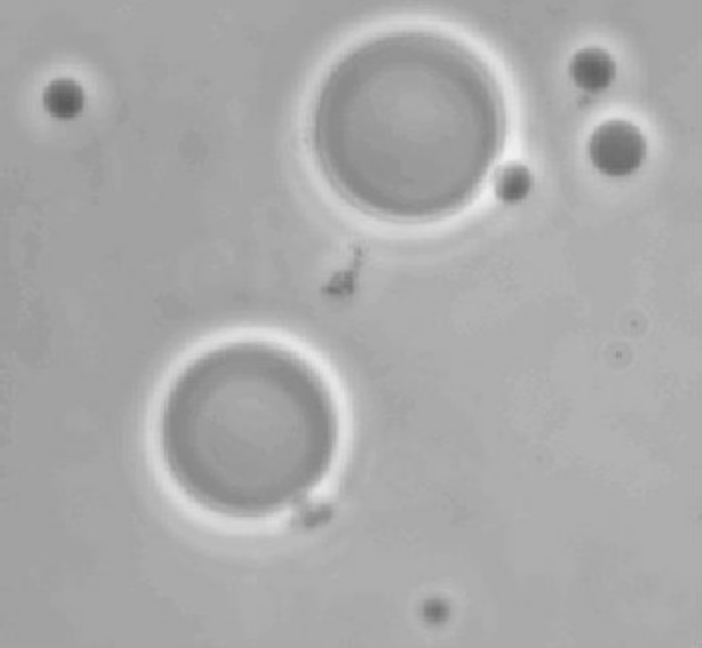
#> input picture Chapter 6 - Clustering/Solutions/datasets/Cells.tif, 702 x 648 px
$ python run_kmeans.py
#> lines starting #> are read from the running program, lines starting #| are printed output that depends on the picture; after the words box and inside, x2 and y2 are one past the last pixel; in counts of white or black regions, pixels touching at a corner belong together; long printed decimals are rounded
### Chapter 6 - Clustering/Solutions/kmeans.py
#!/usr/bin/env python3
# -*- coding: utf-8 -*-
"""
Created on Wed Apr 25 18:29:48 2018

@author: emma
"""
import numpy as np
import matplotlib.pyplot as plt

def k_means_segmentation(image, m1, m2):

    '''k-means segmentation:

     Performs segmentation of an image into 2 classes. The
     input parameters is the image to be segmented and the initial values the
     centroids of the two clusters m1 and m2. The output parameters are the
     segmented image (seg) with labels 1 and 2, and  final cluster centroids.

    input:
        image: image to be segmented
        m1:  initial centroid 1 guess
        m2:  initial centroid 2 guess

    output:
        seg: segmented image
    '''

    #create seg image same size as image but initialised as zeros
    seg=np.zeros(image.shape)

    # cast data as 16 bit int
    image=image.astype(np.uint16)
    seg=seg.astype(np.uint16)

    # Run the agorithm in a for loop for 10 iterations.
    for i in range(10):
        # For each pixel in the image calculate intensity distance
        #d_k to each cluster centroid m_k: d_k(i)=(image(i)-m_k)^2

        d_1=(image-m1)**2;
        d_2=(image-m2)**2;
        # Calculate the segmentation seg by assigning each pixel to a cluster
        #with closer centroid:

        seg[d_1<d_2]=1
        seg[d_2<d_1]=2

        # Update the centroids:

        m1=np.mean(image[seg==1]);
        m2=np.mean(image[seg==2]);

        # display segmentation for this iteration
        plt.imshow(seg)
        plt.show()

        print('for iter {} the new cluster means are {} and {}'.format(i,m1,m2))

    return seg

### Chapter 6 - Clustering/Solutions/run_kmeans.py
#!/usr/bin/env python3
# -*- coding: utf-8 -*-
"""
Created on Wed Apr 25 18:57:06 2018

@author: emma
"""

import matplotlib.pyplot as plt
import numpy as np
import kmeans


# load image using matplotlib
I = plt.imread('datasets/Cells.tif')
#> I is the input picture: shape (648, 702); min 90, max 241, mean 169.6

print(I)
#> (printed output is left out)
#display image

plt.imshow(I)
plt.show()

plt.hist(np.reshape(I,(I.shape[0]*I.shape[1])),25)
plt.title('Intensity distribution')
plt.xlabel('Intensity')
plt.ylabel('Frequency')
plt.show()
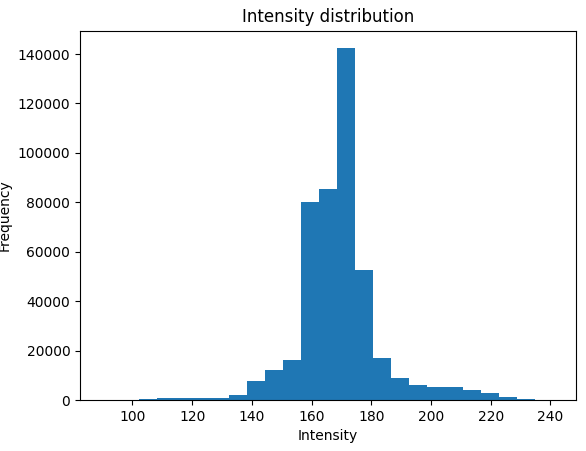
#> figure drawn by matplotlib, 1 panel; tallest bar 142360 high, from x = 168.5 to 174.6

# make guesses for cluster intensities (pick cluster centres from histogram)
m1=150
m2=240

print('initial guesses for cluster centroids:', m1,m2,I.shape)
#| initial guesses for cluster centroids: 150 240 (648, 702)
if m1 is not None and m2 is not None:
    # apply k_means function
    seg=kmeans.k_means_segmentation(I,m1,m2)
#> the loop in k_means_segmentation, `for i in range(10):` made 10 passes
#> (m1, m2) on passes 1 to 10: (167.5, 208.6), (167.1, 204.1), (166.8, 200.7), (166.6, 198.7), (166.5, 198), (166.5, 198), (166.5, 198), (166.5, 198), (166.5, 198), (166.5, 198)
#| for iter 0 the new cluster means are 167.535 and 208.603
#| for iter 1 the new cluster means are 167.141 and 204.103
#| for iter 2 the new cluster means are 166.793 and 200.729
#| for iter 3 the new cluster means are 166.555 and 198.674
#| for iter 4 the new cluster means are 166.472 and 197.958
#| for iter 5 the new cluster means are 166.472 and 197.958
#| for iter 6 the new cluster means are 166.472 and 197.958
#| for iter 7 the new cluster means are 166.472 and 197.958
#> (further printed lines are left out)
#> pass 1, in k_means_segmentation, `d_1=(image-m1)**2;`:
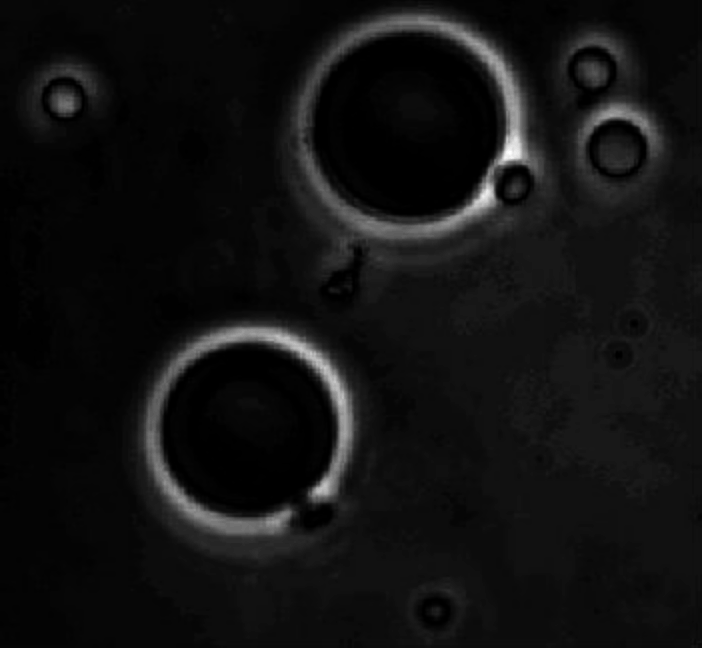
#> d_1: shape (648, 702) uint16; min 0, max 8281, mean 575.2; drawn with min black and max white
#> pass 1, in k_means_segmentation, `d_2=(image-m2)**2;`:
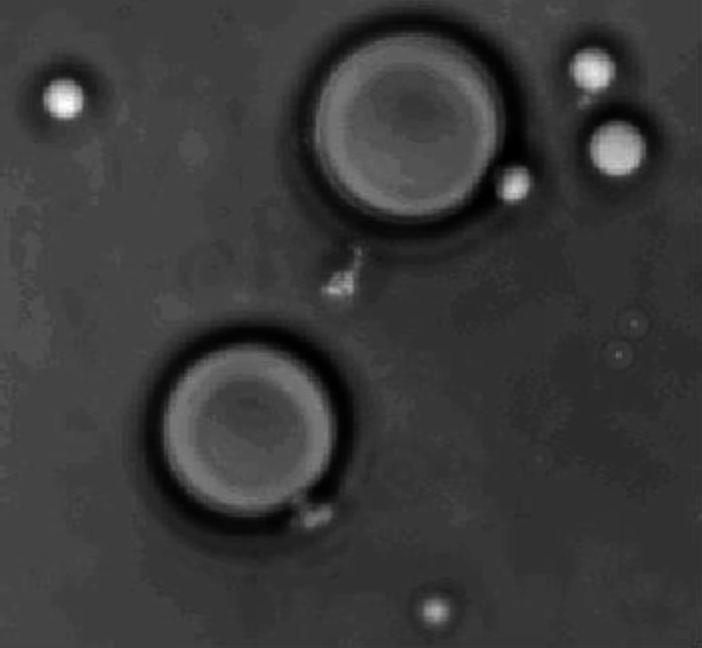
#> d_2: shape (648, 702) uint16; min 0, max 22500, mean 5145.7; drawn with min black and max white
#> pass 1, in k_means_segmentation, `plt.show()`:
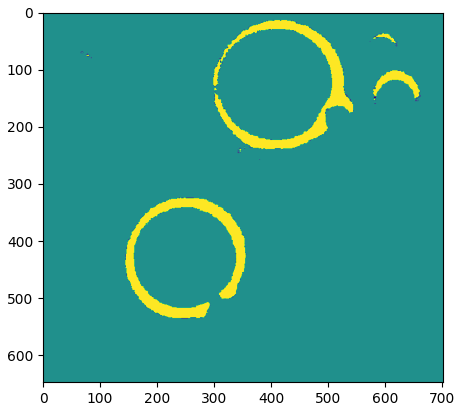
#> figure drawn by matplotlib, 1 panel
#> pass 2, in k_means_segmentation, `d_2=(image-m2)**2;`:
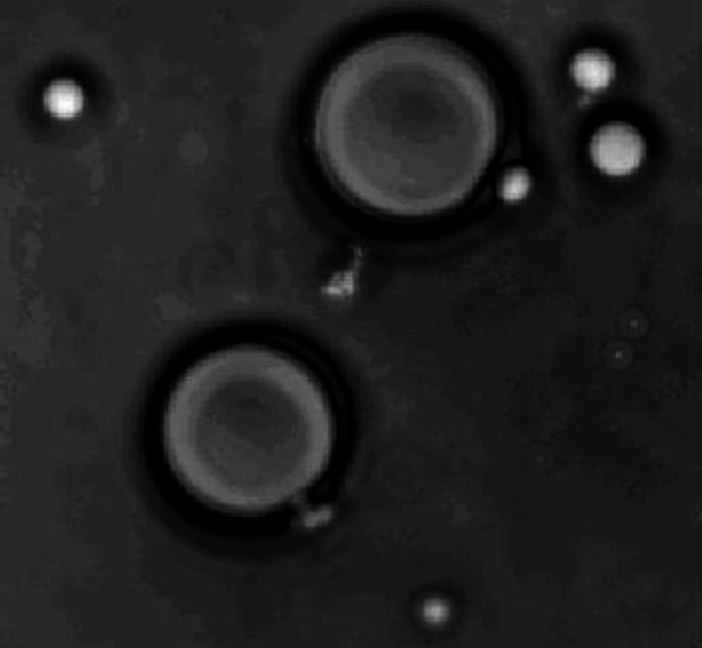
#> d_2: shape (648, 702) float64; min 0.158, max 14066.7, mean 1711.3; drawn with min black and max white
#> pass 2, in k_means_segmentation, `plt.show()`:
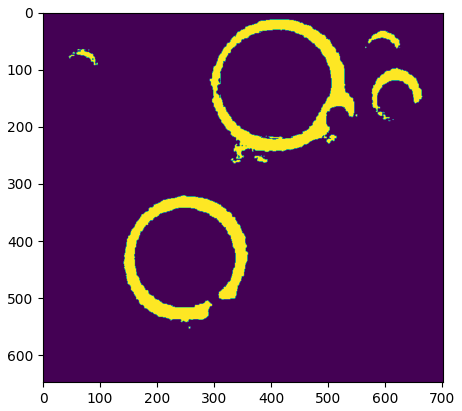
#> figure drawn by matplotlib, 1 panel
#> after the loop in k_means_segmentation, `for i in range(10):`:
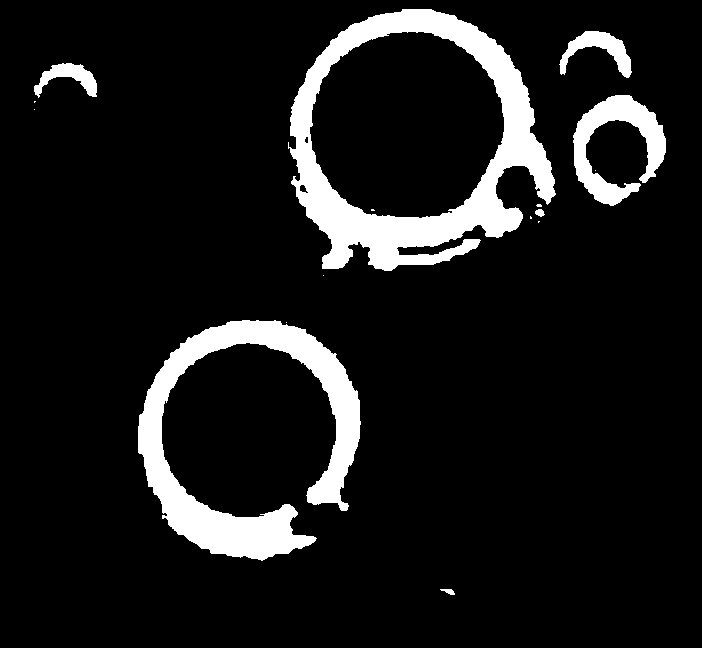
#> seg: shape (648, 702) uint16; values 1 (black) and 2 (white), 10% white; 16 white regions (9 under 20 px), largest, box (x1, y1, x2, y2) and area: (288, 9, 556, 271) 21532, (138, 320, 361, 561) 17031, (573, 95, 666, 206) 4324
